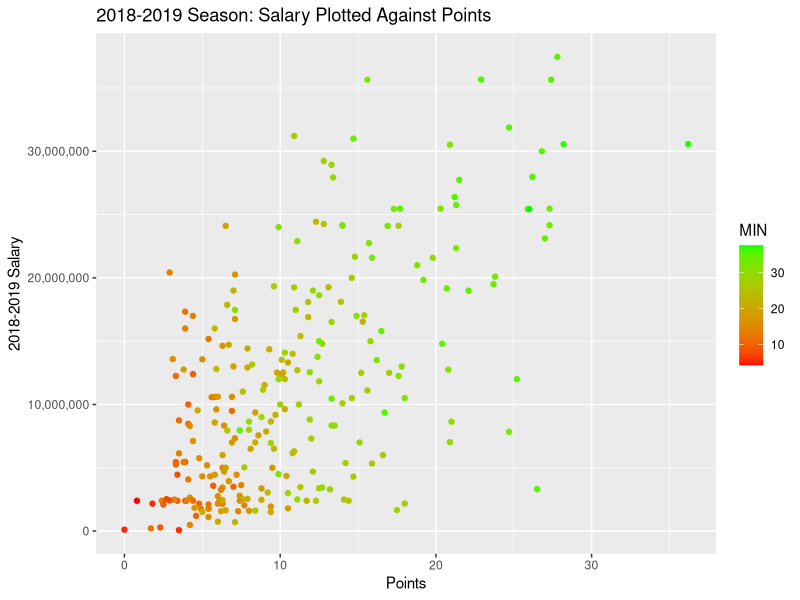
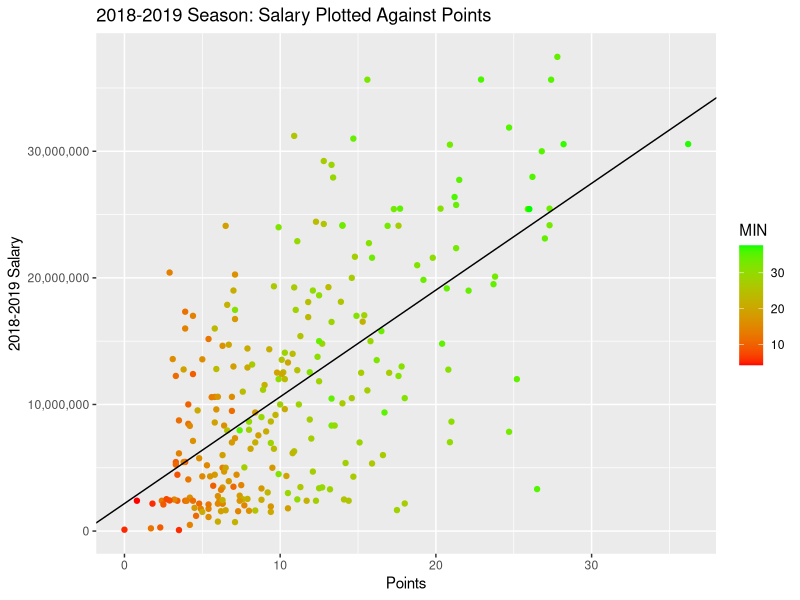

R code for these plots, in order:
## ---- chunk 1
knitr::opts_chunk$set(echo = TRUE)
## ---- chunk 2
summary(cars)
## ---- chunk 3
players1819 <- read.csv(file = "players18-19.csv", header = TRUE)
players1718 <- read.csv(file = "players17-18.csv", header = TRUE)
players1617 <- read.csv(file = "players16-17.csv", header = TRUE)
players1516 <- read.csv(file = "players15-16.csv", header = TRUE)
## ---- chunk 4
salary1819 <- read.csv(file = "18-19_salary.csv", header = TRUE)
salary1718 <- read.csv(file = "17-18_salary.csv", header = TRUE)
salary1617 <- read.csv(file = "16-17_salary.csv", header = TRUE)
salary1516 <- read.csv(file = "15-16_salary.csv", header = TRUE)
## ---- chunk 5
#merge concactenates two dataframes together by values in a certain row or column.
df_salary <- merge(salary1516, salary1617, by.x = "Player", by.y = "Player")
df_salary <- merge(df_salary, salary1718, by.x = "Player", by.y = "Player")
df_salary <- merge(df_salary, salary1819, by.x = "Player", by.y = "Player")

#rm removes dataframes and vectors from our local working environment.
#rm(salary1516, salary1617, salary1718, salary1819)
## ---- chunk 6
names(df_salary) <- c("Player", "y1516", "y1617", "y1718", "y1819")

df_salary$Player <- as.character(df_salary$Player)

df_salary$y1516 = as.numeric(gsub("[\\$,]", "", as.character(df_salary$y1516)))
df_salary$y1617 = as.numeric(gsub("[\\$,]", "", as.character(df_salary$y1617)))
df_salary$y1718 = as.numeric(gsub("[\\$,]", "", as.character(df_salary$y1718)))
df_salary$y1819 = as.numeric(gsub("[\\$,]", "", as.character(df_salary$y1819)))

#Trim unnecessary whitespace to prevent string matching errors
df_salary$Player = trimws(df_salary$Player)
## ---- chunk 7
head(df_salary)
## ---- chunk 8
require(ggplot2)
require(scales)
data1819 <- merge(df_salary, players1819, by.x = "Player", by.y = "PLAYER")

p <- ggplot(data = data1819, aes(y = y1819, x = PTS, colour = MIN))
p + scale_y_continuous(labels = comma) + ylab("2018-2019 Salary") + 
  xlab("Points") + ggtitle("2018-2019 Season: Salary Plotted Against Points") + 
  scale_color_gradient(low="red", high="green") + geom_point()
## ---- chunk 9
#lm stands for "linear model"
points_salary <- lm(y1819 ~ PTS, data = data1819)
summary(points_salary)
## ---- chunk 10
p + scale_y_continuous(labels = comma) + ylab("2018-2019 Salary") + 
  xlab("Points") + ggtitle("2018-2019 Season: Salary Plotted Against Points") + 
  scale_color_gradient(low="red", high="green") + geom_point() + geom_abline(intercept = 2174352, slope = 843156)
## ---- chunk 11
require(lpSolve)
# obj represents the objective function. This is the function that calculates the total cost of the team and is what we are trying to minimize.
obj <- data1819$y1819
#constr represents the constraint functions. These are the conditions that a valid solution must satisfy. The conditions we impose are that the "team" must have a minimum sum of 100 points per game, the team must have at least 12 players, and each player can only be chosen at most once.
constr <- matrix(append(append(data1819$PTS, rep(1, times = 256)), as.vector(diag(nrow = 256))), nrow = 258, byrow = TRUE)
#right represents the right hand side of the constraint functions.
right <- c(100, 12, rep(1, times = 256))
#constraints_direction represents the sign of the constraint functions.
constranints_direction  <- c(">=", ">=", rep("<=", times = 256))
optimum <-  lp(direction="min",
               objective.in = obj,
               const.mat = constr,
               const.dir = constranints_direction,
               const.rhs = right,
               all.int = T)

best_sol <- optimum$solution
names(best_sol) <- data1819$Player
print(best_sol)
## ---- chunk 12
print(paste("Total cost: ", optimum$objval, sep=""))
